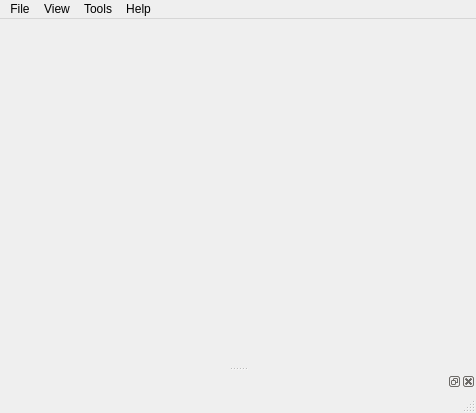
<?xml version="1.0" encoding="UTF-8"?>
<ui version="4.0">
 <class>MainWindow</class>
 <widget class="QMainWindow" name="MainWindow">
  <property name="geometry">
   <rect>
    <x>0</x>
    <y>0</y>
    <width>476</width>
    <height>413</height>
   </rect>
  </property>
  <property name="windowTitle">
   <string>MainWindow</string>
  </property>
  <widget class="QWidget" name="centralwidget"/>
  <widget class="QMenuBar" name="menubar">
   <property name="geometry">
    <rect>
     <x>0</x>
     <y>0</y>
     <width>476</width>
     <height>22</height>
    </rect>
   </property>
   <widget class="QMenu" name="menuFile">
    <property name="title">
     <string>File</string>
    </property>
   </widget>
   <widget class="QMenu" name="menuView">
    <property name="title">
     <string>View</string>
    </property>
   </widget>
   <widget class="QMenu" name="menuTools">
    <property name="title">
     <string>Tools</string>
    </property>
    <addaction name="actionPlugins"/>
   </widget>
   <widget class="QMenu" name="menuHelp">
    <property name="title">
     <string>Help</string>
    </property>
    <addaction name="actionAbout"/>
   </widget>
   <addaction name="menuFile"/>
   <addaction name="menuView"/>
   <addaction name="menuTools"/>
   <addaction name="menuHelp"/>
  </widget>
  <widget class="QStatusBar" name="statusbar"/>
  <widget class="QDockWidget" name="dockWidget">
   <attribute name="dockWidgetArea">
    <number>8</number>
   </attribute>
   <widget class="QWidget" name="dockWidgetContents"/>
  </widget>
  <action name="actionAbout">
   <property name="text">
    <string>About</string>
   </property>
  </action>
  <action name="actionPlugins">
   <property name="text">
    <string>Plugins</string>
   </property>
  </action>
 </widget>
 <resources/>
 <connections/>
</ui>
